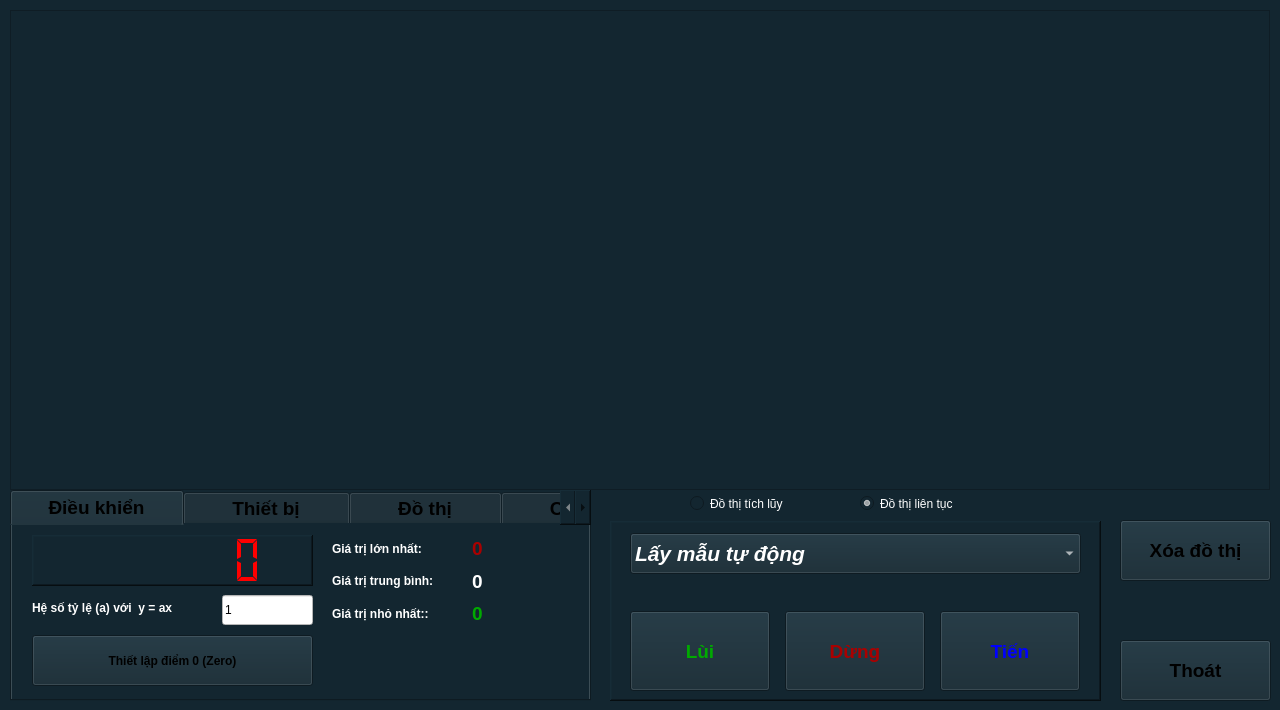
<?xml version="1.0" encoding="UTF-8"?>
<ui version="4.0">
 <class>Module_MOD0020</class>
 <widget class="QWidget" name="Module_MOD0020">
  <property name="geometry">
   <rect>
    <x>0</x>
    <y>0</y>
    <width>1280</width>
    <height>710</height>
   </rect>
  </property>
  <property name="windowIcon">
   <iconset resource="../image.qrc">
    <normaloff>:/image/TST0020_Icon.jpg</normaloff>:/image/TST0020_Icon.jpg</iconset>
  </property>
  <property name="styleSheet">
   <string notr="true">background-color: #132630;</string>
  </property>
  <widget class="QFrame" name="frame_Chart">
   <property name="geometry">
    <rect>
     <x>10</x>
     <y>10</y>
     <width>1260</width>
     <height>480</height>
    </rect>
   </property>
   <property name="frameShape">
    <enum>QFrame::StyledPanel</enum>
   </property>
   <property name="frameShadow">
    <enum>QFrame::Raised</enum>
   </property>
  </widget>
  <widget class="QPushButton" name="pushButton_ClearChart">
   <property name="geometry">
    <rect>
     <x>1120</x>
     <y>520</y>
     <width>151</width>
     <height>61</height>
    </rect>
   </property>
   <property name="font">
    <font>
     <pointsize>14</pointsize>
     <bold>true</bold>
    </font>
   </property>
   <property name="text">
    <string>Xóa đồ thị</string>
   </property>
  </widget>
  <widget class="QTabWidget" name="tabWidget">
   <property name="geometry">
    <rect>
     <x>10</x>
     <y>490</y>
     <width>581</width>
     <height>211</height>
    </rect>
   </property>
   <property name="font">
    <font>
     <pointsize>14</pointsize>
     <bold>true</bold>
    </font>
   </property>
   <property name="currentIndex">
    <number>0</number>
   </property>
   <widget class="QWidget" name="tab_Infor_2">
    <attribute name="title">
     <string>     Điều khiển     </string>
    </attribute>
    <widget class="QWidget" name="verticalLayoutWidget_6">
     <property name="geometry">
      <rect>
       <x>320</x>
       <y>10</y>
       <width>128</width>
       <height>92</height>
      </rect>
     </property>
     <layout class="QVBoxLayout" name="verticalLayout_6">
      <item>
       <widget class="QLabel" name="label_10">
        <property name="font">
         <font>
          <bold>true</bold>
         </font>
        </property>
        <property name="styleSheet">
         <string notr="true">color: rgb(255, 255, 255);</string>
        </property>
        <property name="text">
         <string>Giá trị lớn nhất:</string>
        </property>
       </widget>
      </item>
      <item>
       <widget class="QLabel" name="label_14">
        <property name="font">
         <font>
          <bold>true</bold>
         </font>
        </property>
        <property name="styleSheet">
         <string notr="true">color: rgb(255, 255, 255);</string>
        </property>
        <property name="text">
         <string>Giá trị trung bình:</string>
        </property>
       </widget>
      </item>
      <item>
       <widget class="QLabel" name="label_18">
        <property name="font">
         <font>
          <bold>true</bold>
         </font>
        </property>
        <property name="styleSheet">
         <string notr="true">color: rgb(255, 255, 255);</string>
        </property>
        <property name="text">
         <string>Giá trị nhỏ nhất::</string>
        </property>
       </widget>
      </item>
     </layout>
    </widget>
    <widget class="QWidget" name="verticalLayoutWidget_7">
     <property name="geometry">
      <rect>
       <x>460</x>
       <y>10</y>
       <width>101</width>
       <height>92</height>
      </rect>
     </property>
     <layout class="QVBoxLayout" name="verticalLayout_7">
      <item>
       <widget class="QLabel" name="label_ValueMax_2">
        <property name="font">
         <font>
          <pointsize>14</pointsize>
          <bold>true</bold>
         </font>
        </property>
        <property name="styleSheet">
         <string notr="true">color: rgb(170, 0, 0);</string>
        </property>
        <property name="text">
         <string>0</string>
        </property>
       </widget>
      </item>
      <item>
       <widget class="QLabel" name="label_ValueAvg_2">
        <property name="font">
         <font>
          <pointsize>14</pointsize>
          <bold>true</bold>
         </font>
        </property>
        <property name="styleSheet">
         <string notr="true">color: rgb(255, 255, 255);</string>
        </property>
        <property name="text">
         <string>0</string>
        </property>
       </widget>
      </item>
      <item>
       <widget class="QLabel" name="label_ValueMin_2">
        <property name="font">
         <font>
          <pointsize>14</pointsize>
          <bold>true</bold>
         </font>
        </property>
        <property name="styleSheet">
         <string notr="true">color: rgb(0, 170, 0);</string>
        </property>
        <property name="text">
         <string>0</string>
        </property>
       </widget>
      </item>
     </layout>
    </widget>
    <widget class="QLCDNumber" name="lcdNumber_Test">
     <property name="geometry">
      <rect>
       <x>20</x>
       <y>10</y>
       <width>281</width>
       <height>51</height>
      </rect>
     </property>
     <property name="styleSheet">
      <string notr="true">background-color: #132630;
color: rgb(255, 0, 0);</string>
     </property>
     <property name="frameShape">
      <enum>QFrame::WinPanel</enum>
     </property>
     <property name="lineWidth">
      <number>1</number>
     </property>
     <property name="smallDecimalPoint">
      <bool>false</bool>
     </property>
     <property name="digitCount">
      <number>7</number>
     </property>
     <property name="segmentStyle">
      <enum>QLCDNumber::Flat</enum>
     </property>
     <property name="value" stdset="0">
      <double>0.000000000000000</double>
     </property>
     <property name="intValue" stdset="0">
      <number>0</number>
     </property>
    </widget>
    <widget class="QPushButton" name="pushButton_Zero">
     <property name="geometry">
      <rect>
       <x>20</x>
       <y>110</y>
       <width>281</width>
       <height>51</height>
      </rect>
     </property>
     <property name="font">
      <font>
       <bold>true</bold>
      </font>
     </property>
     <property name="text">
      <string>Thiết lập điểm 0 (Zero)</string>
     </property>
    </widget>
    <widget class="QLineEdit" name="lineEdit_RatioValue">
     <property name="geometry">
      <rect>
       <x>210</x>
       <y>70</y>
       <width>91</width>
       <height>30</height>
      </rect>
     </property>
     <property name="styleSheet">
      <string notr="true">background-color: rgb(255, 255, 255);</string>
     </property>
     <property name="text">
      <string>1</string>
     </property>
    </widget>
    <widget class="QLabel" name="label_11">
     <property name="geometry">
      <rect>
       <x>20</x>
       <y>70</y>
       <width>181</width>
       <height>26</height>
      </rect>
     </property>
     <property name="font">
      <font>
       <bold>true</bold>
      </font>
     </property>
     <property name="styleSheet">
      <string notr="true">color: rgb(255, 255, 255);</string>
     </property>
     <property name="text">
      <string>Hệ số tỷ lệ (a) với  y = ax</string>
     </property>
    </widget>
   </widget>
   <widget class="QWidget" name="tab_4">
    <attribute name="title">
     <string>       Thiết bị       </string>
    </attribute>
    <widget class="QWidget" name="verticalLayoutWidget_8">
     <property name="geometry">
      <rect>
       <x>150</x>
       <y>10</y>
       <width>291</width>
       <height>101</height>
      </rect>
     </property>
     <layout class="QVBoxLayout" name="verticalLayout_8">
      <item>
       <widget class="QLabel" name="label_Name_2">
        <property name="styleSheet">
         <string notr="true">color: rgb(255, 255, 255);</string>
        </property>
        <property name="text">
         <string/>
        </property>
       </widget>
      </item>
      <item>
       <widget class="QLabel" name="label_Address_2">
        <property name="styleSheet">
         <string notr="true">color: rgb(255, 255, 255);</string>
        </property>
        <property name="text">
         <string/>
        </property>
       </widget>
      </item>
      <item>
       <widget class="QLabel" name="label_SerialNumber_2">
        <property name="styleSheet">
         <string notr="true">color: rgb(255, 255, 255);</string>
        </property>
        <property name="text">
         <string/>
        </property>
       </widget>
      </item>
     </layout>
    </widget>
    <widget class="QWidget" name="verticalLayoutWidget_9">
     <property name="geometry">
      <rect>
       <x>10</x>
       <y>10</y>
       <width>111</width>
       <height>131</height>
      </rect>
     </property>
     <layout class="QVBoxLayout" name="verticalLayout_9">
      <item>
       <widget class="QLabel" name="label_19">
        <property name="styleSheet">
         <string notr="true">color: rgb(255, 255, 255);</string>
        </property>
        <property name="text">
         <string>Tên thiết bị:</string>
        </property>
       </widget>
      </item>
      <item>
       <widget class="QLabel" name="label_20">
        <property name="styleSheet">
         <string notr="true">color: rgb(255, 255, 255);</string>
        </property>
        <property name="text">
         <string>Địa chỉ:</string>
        </property>
       </widget>
      </item>
      <item>
       <widget class="QLabel" name="label_21">
        <property name="styleSheet">
         <string notr="true">color: rgb(255, 255, 255);</string>
        </property>
        <property name="text">
         <string>Mã sê-ri:</string>
        </property>
       </widget>
      </item>
      <item>
       <widget class="QLabel" name="label_22">
        <property name="styleSheet">
         <string notr="true">color: rgb(255, 255, 255);</string>
        </property>
        <property name="text">
         <string>Mô tả:</string>
        </property>
       </widget>
      </item>
     </layout>
    </widget>
    <widget class="QWidget" name="verticalLayoutWidget_10">
     <property name="geometry">
      <rect>
       <x>150</x>
       <y>110</y>
       <width>291</width>
       <height>61</height>
      </rect>
     </property>
     <layout class="QVBoxLayout" name="verticalLayout_10">
      <item>
       <widget class="QLabel" name="label_Description_2">
        <property name="styleSheet">
         <string notr="true">color: rgb(255, 255, 255);</string>
        </property>
        <property name="text">
         <string/>
        </property>
        <property name="alignment">
         <set>Qt::AlignLeading|Qt::AlignLeft|Qt::AlignTop</set>
        </property>
       </widget>
      </item>
     </layout>
    </widget>
   </widget>
   <widget class="QWidget" name="tab_5">
    <attribute name="title">
     <string>       Đồ thị       </string>
    </attribute>
    <widget class="QLabel" name="label_23">
     <property name="geometry">
      <rect>
       <x>20</x>
       <y>10</y>
       <width>101</width>
       <height>22</height>
      </rect>
     </property>
     <property name="styleSheet">
      <string notr="true">color: rgb(255, 255, 255);</string>
     </property>
     <property name="text">
      <string>Trục Y - Thấp</string>
     </property>
    </widget>
    <widget class="QLabel" name="label_24">
     <property name="geometry">
      <rect>
       <x>150</x>
       <y>10</y>
       <width>91</width>
       <height>22</height>
      </rect>
     </property>
     <property name="styleSheet">
      <string notr="true">color: rgb(255, 255, 255);</string>
     </property>
     <property name="text">
      <string>Trục Y - Cao</string>
     </property>
    </widget>
    <widget class="QSpinBox" name="spinBox_AxisY_Range_Min_2">
     <property name="geometry">
      <rect>
       <x>20</x>
       <y>35</y>
       <width>91</width>
       <height>81</height>
      </rect>
     </property>
     <property name="styleSheet">
      <string notr="true">background-color: rgb(255, 255, 255);
color: rgb(0, 0, 0);</string>
     </property>
     <property name="minimum">
      <number>-9999999</number>
     </property>
     <property name="maximum">
      <number>9999999</number>
     </property>
     <property name="value">
      <number>-10</number>
     </property>
    </widget>
    <widget class="QSpinBox" name="spinBox_AxisY_Range_Max_2">
     <property name="geometry">
      <rect>
       <x>150</x>
       <y>35</y>
       <width>91</width>
       <height>81</height>
      </rect>
     </property>
     <property name="styleSheet">
      <string notr="true">background-color: rgb(255, 255, 255);
color: rgb(0, 0, 0);</string>
     </property>
     <property name="minimum">
      <number>-9999999</number>
     </property>
     <property name="maximum">
      <number>9999999</number>
     </property>
     <property name="value">
      <number>10</number>
     </property>
    </widget>
    <widget class="QLabel" name="label_25">
     <property name="geometry">
      <rect>
       <x>260</x>
       <y>10</y>
       <width>161</width>
       <height>22</height>
      </rect>
     </property>
     <property name="styleSheet">
      <string notr="true">color: rgb(255, 255, 255);</string>
     </property>
     <property name="text">
      <string>Số lượng mẫu (trục X):</string>
     </property>
    </widget>
    <widget class="QSpinBox" name="spinBox_AxitX_Range_Max_2">
     <property name="geometry">
      <rect>
       <x>280</x>
       <y>35</y>
       <width>111</width>
       <height>81</height>
      </rect>
     </property>
     <property name="styleSheet">
      <string notr="true">background-color: rgb(255, 255, 255);
color: rgb(0, 0, 0);</string>
     </property>
     <property name="minimum">
      <number>10</number>
     </property>
     <property name="maximum">
      <number>1000</number>
     </property>
     <property name="value">
      <number>100</number>
     </property>
    </widget>
    <widget class="QPushButton" name="pushButton_SetConfigChart_2">
     <property name="geometry">
      <rect>
       <x>20</x>
       <y>124</y>
       <width>371</width>
       <height>41</height>
      </rect>
     </property>
     <property name="font">
      <font>
       <bold>true</bold>
      </font>
     </property>
     <property name="text">
      <string>Cài đặt đồ thị</string>
     </property>
    </widget>
   </widget>
   <widget class="QWidget" name="tab_6">
    <attribute name="title">
     <string>       Cài đặt       </string>
    </attribute>
    <widget class="QLabel" name="label_26">
     <property name="geometry">
      <rect>
       <x>260</x>
       <y>115</y>
       <width>41</width>
       <height>22</height>
      </rect>
     </property>
     <property name="styleSheet">
      <string notr="true">color: rgb(255, 255, 255);</string>
     </property>
     <property name="text">
      <string>(ms)</string>
     </property>
    </widget>
    <widget class="QLineEdit" name="lineEdit_Calib1_2">
     <property name="geometry">
      <rect>
       <x>170</x>
       <y>50</y>
       <width>81</width>
       <height>30</height>
      </rect>
     </property>
     <property name="styleSheet">
      <string notr="true">background-color: rgb(255, 255, 255);</string>
     </property>
    </widget>
    <widget class="QLabel" name="label_27">
     <property name="geometry">
      <rect>
       <x>261</x>
       <y>54</y>
       <width>31</width>
       <height>22</height>
      </rect>
     </property>
     <property name="styleSheet">
      <string notr="true">color: rgb(255, 255, 255);</string>
     </property>
     <property name="text">
      <string>(N)</string>
     </property>
    </widget>
    <widget class="QLabel" name="label_28">
     <property name="geometry">
      <rect>
       <x>40</x>
       <y>54</y>
       <width>121</width>
       <height>22</height>
      </rect>
     </property>
     <property name="styleSheet">
      <string notr="true">color: rgb(255, 255, 255);</string>
     </property>
     <property name="text">
      <string>Giá trị đo chuẩn :</string>
     </property>
    </widget>
    <widget class="QLabel" name="label_29">
     <property name="geometry">
      <rect>
       <x>20</x>
       <y>115</y>
       <width>211</width>
       <height>22</height>
      </rect>
     </property>
     <property name="styleSheet">
      <string notr="true">color: rgb(255, 255, 255);</string>
     </property>
     <property name="text">
      <string>Thời gian lấy mẫu :</string>
     </property>
    </widget>
    <widget class="QPushButton" name="pushButton_SetSampleTime_2">
     <property name="geometry">
      <rect>
       <x>300</x>
       <y>110</y>
       <width>111</width>
       <height>31</height>
      </rect>
     </property>
     <property name="text">
      <string>Cài đặt</string>
     </property>
    </widget>
    <widget class="QPushButton" name="pushButton_Calib_2">
     <property name="geometry">
      <rect>
       <x>300</x>
       <y>50</y>
       <width>111</width>
       <height>30</height>
      </rect>
     </property>
     <property name="text">
      <string>Hiệu chuẩn</string>
     </property>
    </widget>
    <widget class="QSpinBox" name="spinBox_SampleTime_2">
     <property name="geometry">
      <rect>
       <x>170</x>
       <y>100</y>
       <width>81</width>
       <height>61</height>
      </rect>
     </property>
     <property name="styleSheet">
      <string notr="true">background-color: rgb(255, 255, 255);
color: rgb(0, 0, 0);</string>
     </property>
     <property name="minimum">
      <number>10</number>
     </property>
     <property name="maximum">
      <number>9999999</number>
     </property>
     <property name="value">
      <number>100</number>
     </property>
    </widget>
    <widget class="QLabel" name="label_30">
     <property name="geometry">
      <rect>
       <x>20</x>
       <y>20</y>
       <width>141</width>
       <height>22</height>
      </rect>
     </property>
     <property name="styleSheet">
      <string notr="true">color: rgb(255, 255, 255);</string>
     </property>
     <property name="text">
      <string>Hiệu chuẩn thiết bị.</string>
     </property>
    </widget>
    <widget class="Line" name="line_2">
     <property name="geometry">
      <rect>
       <x>20</x>
       <y>80</y>
       <width>391</width>
       <height>16</height>
      </rect>
     </property>
     <property name="orientation">
      <enum>Qt::Horizontal</enum>
     </property>
    </widget>
   </widget>
  </widget>
  <widget class="QRadioButton" name="radioButton_Continuously">
   <property name="geometry">
    <rect>
     <x>860</x>
     <y>490</y>
     <width>141</width>
     <height>27</height>
    </rect>
   </property>
   <property name="styleSheet">
    <string notr="true">color: rgb(255, 255, 255);</string>
   </property>
   <property name="text">
    <string>Đồ thị liên tục</string>
   </property>
   <property name="checked">
    <bool>true</bool>
   </property>
  </widget>
  <widget class="QFrame" name="frame">
   <property name="geometry">
    <rect>
     <x>610</x>
     <y>521</y>
     <width>491</width>
     <height>180</height>
    </rect>
   </property>
   <property name="styleSheet">
    <string notr="true">background-color: #132630;</string>
   </property>
   <property name="frameShape">
    <enum>QFrame::WinPanel</enum>
   </property>
   <property name="frameShadow">
    <enum>QFrame::Raised</enum>
   </property>
   <widget class="QPushButton" name="pushButton_Previous_2">
    <property name="geometry">
     <rect>
      <x>20</x>
      <y>90</y>
      <width>140</width>
      <height>80</height>
     </rect>
    </property>
    <property name="font">
     <font>
      <pointsize>14</pointsize>
      <bold>true</bold>
     </font>
    </property>
    <property name="styleSheet">
     <string notr="true">color: rgb(0, 170, 0);</string>
    </property>
    <property name="text">
     <string>Lùi</string>
    </property>
   </widget>
   <widget class="QPushButton" name="pushButton_Stop_2">
    <property name="geometry">
     <rect>
      <x>175</x>
      <y>90</y>
      <width>140</width>
      <height>80</height>
     </rect>
    </property>
    <property name="font">
     <font>
      <pointsize>14</pointsize>
      <bold>true</bold>
     </font>
    </property>
    <property name="styleSheet">
     <string notr="true">color: rgb(170, 0, 0);</string>
    </property>
    <property name="text">
     <string>Dừng</string>
    </property>
   </widget>
   <widget class="QPushButton" name="pushButton_Next_2">
    <property name="geometry">
     <rect>
      <x>330</x>
      <y>90</y>
      <width>140</width>
      <height>80</height>
     </rect>
    </property>
    <property name="font">
     <font>
      <pointsize>14</pointsize>
      <bold>true</bold>
     </font>
    </property>
    <property name="styleSheet">
     <string notr="true">color: rgb(0, 0, 255);</string>
    </property>
    <property name="text">
     <string>Tiến</string>
    </property>
   </widget>
   <widget class="QComboBox" name="comboBox_SelectSample_2">
    <property name="geometry">
     <rect>
      <x>20</x>
      <y>12</y>
      <width>451</width>
      <height>41</height>
     </rect>
    </property>
    <property name="font">
     <font>
      <pointsize>16</pointsize>
      <italic>true</italic>
      <bold>true</bold>
     </font>
    </property>
    <property name="layoutDirection">
     <enum>Qt::LeftToRight</enum>
    </property>
    <property name="styleSheet">
     <string notr="true">color: rgb(255, 255, 255);</string>
    </property>
    <property name="editable">
     <bool>false</bool>
    </property>
    <item>
     <property name="text">
      <string>Lấy mẫu tự động</string>
     </property>
    </item>
    <item>
     <property name="text">
      <string>Lấy mẫu khi động cơ chạy &quot;tiến&quot;</string>
     </property>
    </item>
    <item>
     <property name="text">
      <string>Lấy mẫu so sánh (3 đường đồ thị)</string>
     </property>
    </item>
   </widget>
  </widget>
  <widget class="QPushButton" name="pushButton_Cancel">
   <property name="geometry">
    <rect>
     <x>1120</x>
     <y>640</y>
     <width>151</width>
     <height>61</height>
    </rect>
   </property>
   <property name="font">
    <font>
     <pointsize>14</pointsize>
     <bold>true</bold>
    </font>
   </property>
   <property name="text">
    <string>Thoát</string>
   </property>
  </widget>
  <widget class="QRadioButton" name="radioButton_Accumulation">
   <property name="geometry">
    <rect>
     <x>690</x>
     <y>490</y>
     <width>141</width>
     <height>27</height>
    </rect>
   </property>
   <property name="styleSheet">
    <string notr="true">color: rgb(255, 255, 255);</string>
   </property>
   <property name="text">
    <string>Đồ thị tích lũy</string>
   </property>
   <property name="checked">
    <bool>false</bool>
   </property>
  </widget>
 </widget>
 <resources>
  <include location="../image.qrc"/>
 </resources>
 <connections/>
</ui>
